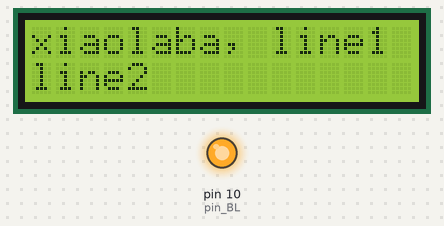
A sketch run on a simulated Arduino Uno, built with avr-gcc and run on an emulated ATmega328P. On the bench: 16×2 character LCD, output pins drawn as LEDs (lit = HIGH). What the sketch prints to the serial monitor is not drawn.

Above: at 0.1 s.
At 2.1 s:
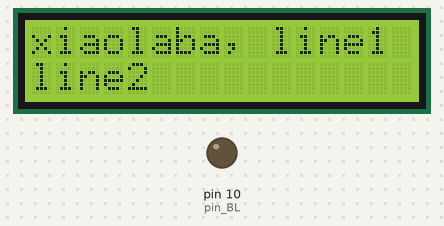
Timing chart, 0 to 129.6 s (numbered marks = the images above):
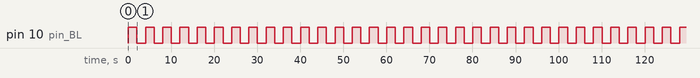

Measured:
- by itself, pin 10 (pin_BL): alternates HIGH for 2.0 s and LOW for 2.0 s

The sketch:

LCDKeypad_Shield_lcd1602_testing.ino
```cpp
/*
  Blink backlight
  lcd keypad shield testing
  Turns an backlight of LED on for one second, then off for one second, repeatedly.
  xiaolaba, 2020-NOV-10
*/

#include <LiquidCrystal.h>
//LCD pin to Arduino
const int pin_RS = 8;
const int pin_EN = 9;
const int pin_d4 = 4;
const int pin_d5 = 5;
const int pin_d6 = 6;
const int pin_d7 = 7;
LiquidCrystal lcd( pin_RS,  pin_EN,  pin_d4,  pin_d5,  pin_d6,  pin_d7);

const int pin_BL = 10;  // control pin for backlight LED LED+ = 5V, LED- = NPN switch


// the setup function runs once when you press reset or power the board
void setup() {
  // initialize digital pin LED_BUILTIN as an output.
  pinMode(pin_BL, OUTPUT);
  Serial.begin(115200);
  Serial.println("lcd testing begin");

  lcd.begin(16, 2);
  lcd.print("xiaolaba, line1");
  lcd.setCursor(0,1);
  lcd.print("line2");

}

// the loop function runs over and over again forever
void loop() {
  digitalWrite(pin_BL, HIGH);   // turn the LED on (HIGH is the voltage level)
  Serial.println("pin_BL=HIGH, backlight ON");
  delay(2000);                       // wait for a second
  digitalWrite(pin_BL, LOW);    // turn the LED off by making the voltage LOW
  Serial.println("pin_BL=LOW, backlight OFF");
  delay(2000);                       // wait for a second

}
```
